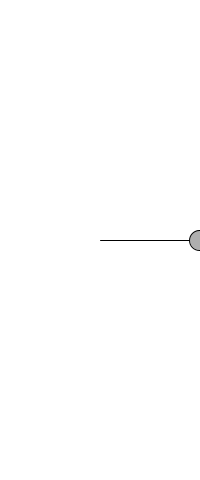
Frame 1 (no input)
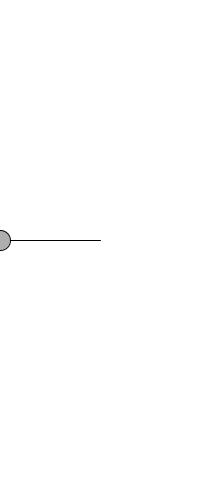
Frame 60 (the mouse pressed at the canvas centre just before this capture)
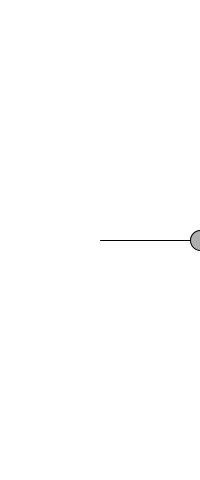
Frame 120 (the mouse held since frame 60 and released just before this capture)

The Processing sketch that drew these frames (run headless with seeded random() and noise(); from frame 60 on, the mouse is pressed at the canvas centre):

// Processing sketch: e09_harmonic_motion
// ── e09_harmonic_motion.pde
/**
 * Oscillation - Simple Harmonic Motion
 *
 * The output of the sine function is a smooth curve alternating between –1
 * and 1. This type of a behavior is known as oscillation, a periodic movement
 * between two points.
 *
 * Plucking a guitar string, swinging a pendulum, bouncing on a pogo stick —
 * these are all examples of oscillating motion.
 *
 * Simple harmonic motion can be expressed as any location (in our case, the x
 * location) as a function of time, with the following two elements:
 *
 * - Amplitude: The distance from the center of motion to either extreme
 * - Period: The amount of time it takes for one complete cycle of motion
 *
 * Looking at a graph of sine we can see that the amplitude is 1 and the period
 * is TWO_PI; the output of sine never rises above 1 or below -1; and every
 * TWO_PI radians (or 360 degrees) the wave pattern repeats.
 */

void setup( ) {
  size(200, 480);
}

void draw( ) {
  background(255);
  stroke(0);
  fill(175);

  // Amplitude can be measured rather easily in pixels. In the case of a window
  // 200 pixels wide, we would oscillate from the center 100 pixels to the right
  // and 100 pixels to the left. Therefore:
  float amplitude = 100;

  // The real measure of time in Processing is in frames. The oscillating motion
  // should repeat every 30 frames, or 50 frames, or 1000 frames, etc.
  float period = 120;

  // Calculate x as a function of time:

  // 1. frameCount divided by period tells us how many cycles we’ve completed.
  float cycles = frameCount / period;

  // 2. By multiplying that number by TWO_PI, we get the result we want, since
  //    TWO_PI is the number of radians required for one cosine (or sine) to
  //    complete one cycle.
  float radians = TWO_PI * cycles;

  // 3. Whatever comes out of the cosine function we multiply by amplitude.
  //    We know that cosine will oscillate between -1 and 1. If we take that
  //    value and multiply it by amplitude then we’ll get the desired result:
  //    a value oscillating between -amplitude and amplitude.
  float x = amplitude * cos(radians);

  translate(width/2, height/2);
  line(0,0,x,0);
  ellipse(x,0,20,20);
}
